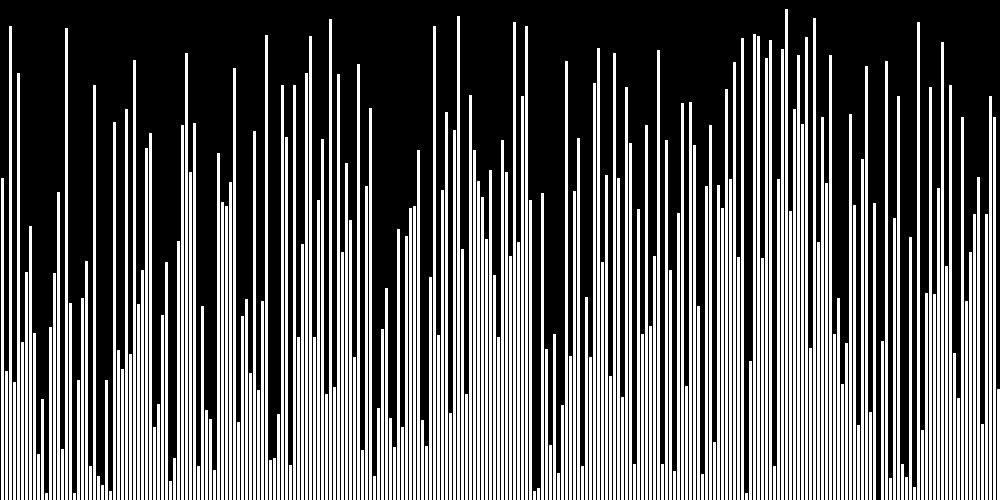
Frame 1 (no input)
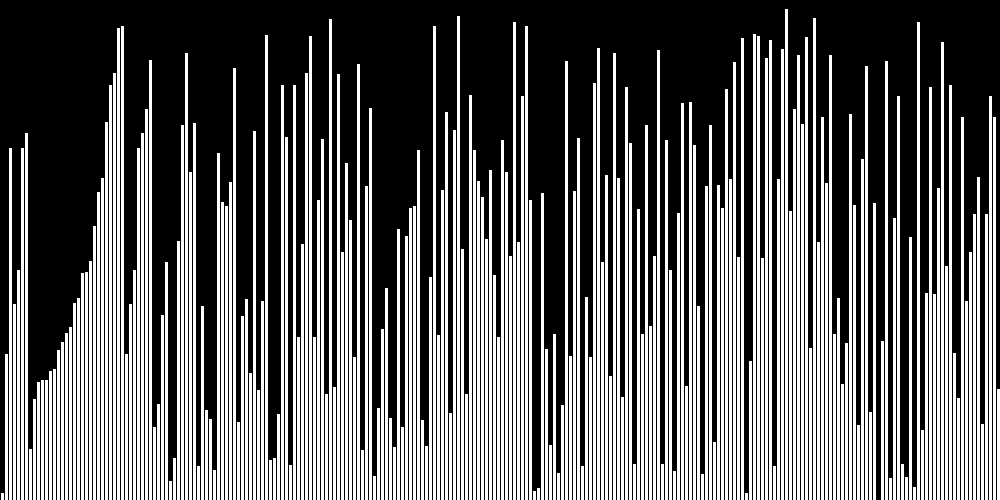
Frame 60 (the mouse pressed at the canvas centre just before this capture)
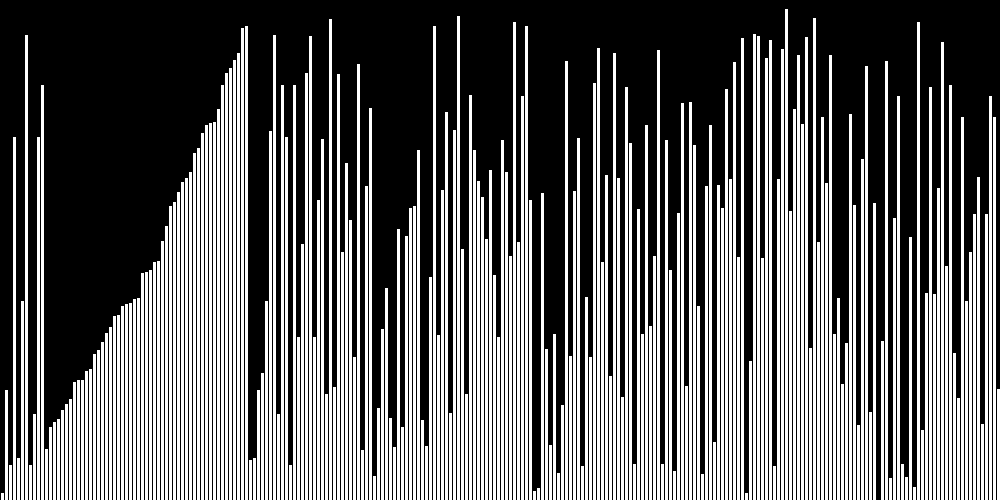
Frame 120 (the mouse held since frame 60 and released just before this capture)

The Processing sketch that drew these frames (run headless with seeded random() and noise(); from frame 60 on, the mouse is pressed at the canvas centre):

// Processing sketch: mergesort
// ── mergesort.pde
int[] arr = new int[250];
final int width = 4;
final int height = 500;

void setup() {
    // fullScreen();
    size(1000, 500);
    background(0);
    for(int i = 0; i < arr.length; i++)
        arr[i] = (int)(random(1, height));
    
    MergeSortThread mergeThread = new MergeSortThread(arr);
    mergeThread.start();
}

void draw() {
    background(0);
    for (int i = 0; i < arr.length; i++) {
      fill(255);
      stroke(0);
      rect(i * width, height - arr[i], width, arr[i]);
    }
}

// ── MergeSortThread.pde
class MergeSortThread extends Thread{
    int[] arr;

    public MergeSortThread(int[] array){
        arr = array;
    }

    @Override
    public void run(){
        int[] sortArray = mergeSort(arr, 0, arr.length - 1);
    }

    public int[] mergeSort(int[] array, int start, int end){
        if(end < start)
            end = start;

        if(array.length < 2)
            return array;
        
        int middle = (int)(array.length / 2.0);
        int[] left = new int[middle];
        int[] right = new int[array.length - middle];

        for(int i = 0; i < middle; i++)
            left[i] = array[i];
        
        for(int i = 0; i < array.length - middle; i++)
            right[i] = array[i + middle];

        int[] result = merge(mergeSort(left, start, middle - 1), mergeSort(right, middle, end));
        int j = 0;
        
        for(int i = 0; i < result.length; i++){
            arr[i + start] = result[i];
            redraw();
        }
        delay(30);
        return result;
        
    }

    public int[] merge(int[] left, int[] right){
        int leftPointer = 0, rightPointer = 0, i = 0;
        int[] result = new int[left.length + right.length];

        while(leftPointer < left.length && rightPointer < right.length){
            if(left[leftPointer] <= right[rightPointer])
                result[i++] = left[leftPointer++];
            else 
                result[i++] = right[rightPointer++];
            redraw();
        }

        while(leftPointer < left.length){
            result[i++] = left[leftPointer++];
            redraw();    
        }

        while(rightPointer < right.length){
            result[i++] = right[rightPointer++];
            redraw();
        }

        return result;
    }
}
